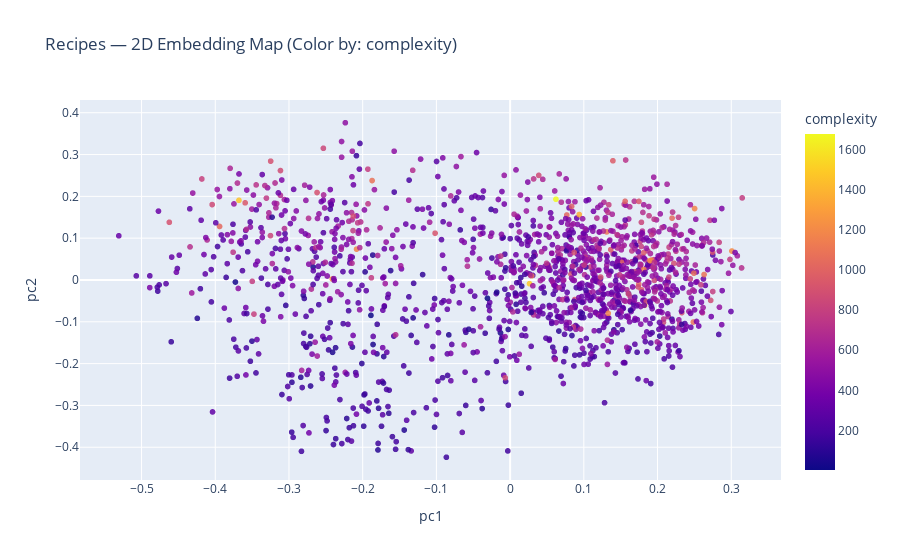
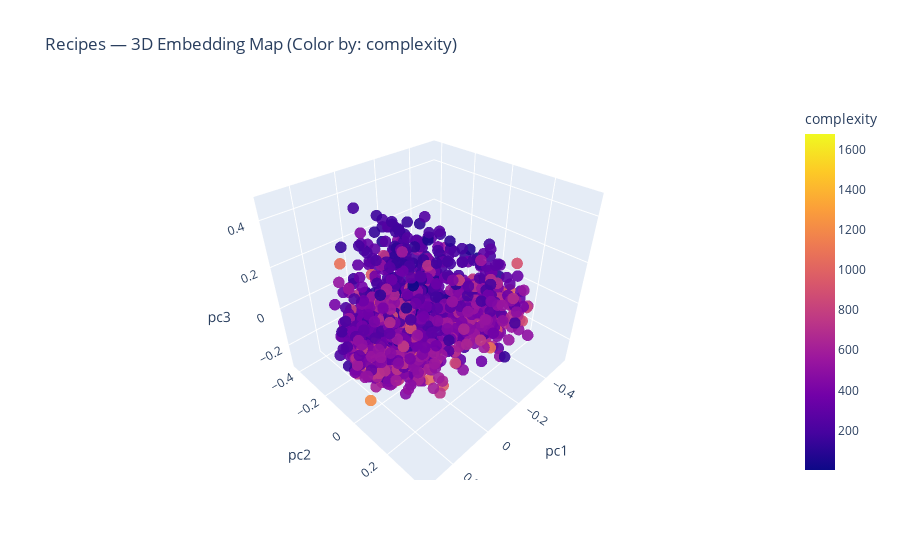

The notebook cell saved with these charts, in order:
### Code cell
# ============================================
# ✅ INTERACTIVE 2D + 3D EMBEDDING MAP
# ============================================

!pip install plotly --quiet

import plotly.express as px
import numpy as np
from sklearn.decomposition import PCA

# -----------------------------
# 1.CHOOSES COLOR HERE
# -----------------------------
# Examples students can try:
# Fashion → "category_tree", "color"
# Recipes → "complexity"
# Scholar → "label"
# Movies  → "main_genre"

COLOR_BY = "complexity"   # 👈 e.g. "category_tree" or "label" or "main_genre" or None

# -----------------------------
# 2. SAMPLE EMBEDDINGS
# -----------------------------
max_points = min(1500, len(df))
idx_sample = np.random.choice(len(df), max_points, replace=False)
X_sample = embeddings[idx_sample]
df_sample = df.iloc[idx_sample].reset_index(drop=True)

# -----------------------------
# 3. SAFE HOVER LABEL
# -----------------------------
if PROJECT == "fashion" and "product_name" in df_sample.columns:
    hover_col = "product_name"
elif "title" in df_sample.columns:
    hover_col = "title"
else:
    hover_col = df_sample.columns[0]

# -----------------------------
# 4. DERIVED COLOR FEATURES (SAFE)
# -----------------------------
# Recipes: numeric complexity
if PROJECT == "recipes" and "ingredients" in df_sample.columns:
    # df_sample["complexity"] = df_sample["ingredients"].apply(lambda x: len(str(x)))
    df_sample["complexity"] = df_sample["ingredients"].apply(lambda x: len(str(x)))

# Movies: first genre
if PROJECT == "movies" and "genres" in df_sample.columns:
    df_sample["main_genre"] = df_sample["genres"].astype(str).apply(lambda x: x.split("|")[0])

# -----------------------------
# 5. PCA REDUCTION
# -----------------------------
pca_2d = PCA(n_components=2)
X_2d = pca_2d.fit_transform(X_sample)

df_sample["pc1"] = X_2d[:, 0]
df_sample["pc2"] = X_2d[:, 1]

pca_3d = PCA(n_components=3)
X_3d = pca_3d.fit_transform(X_sample)

df_sample["pc3"] = X_3d[:, 2]

# -----------------------------
# 6. INTERACTIVE 2D PLOT (WITH LEGEND)
# -----------------------------
fig_2d = px.scatter(
    df_sample,
    x="pc1",
    y="pc2",
    color=COLOR_BY,          # ✅ LEGEND APPEARS HERE
    hover_data=[hover_col],
    title=f"{PROJECT.capitalize()} — 2D Embedding Map (Color by: {COLOR_BY})"
)

fig_2d.update_traces(marker=dict(size=6, opacity=0.85))
fig_2d.show()

# -----------------------------
# 7. INTERACTIVE 3D PLOT (WITH LEGEND)
# -----------------------------
fig_3d = px.scatter_3d(
    df_sample,
    x="pc1",
    y="pc2",
    z="pc3",
    color=COLOR_BY,          # ✅ LEGEND APPEARS HERE
    hover_data=[hover_col],
    title=f"{PROJECT.capitalize()} — 3D Embedding Map (Color by: {COLOR_BY})"
)

fig_3d.update_traces(marker=dict(size=4, opacity=0.9))
fig_3d.show()

# -----------------------------
# 8. SAFETY CHECK MESSAGE
# -----------------------------
if COLOR_BY is not None and COLOR_BY not in df_sample.columns:
    print(f"⚠️ WARNING: '{COLOR_BY}' is not a column in this dataset.")
    print("Available columns:", df_sample.columns.tolist())

### Figure 1 — Plotly figure (JSON) as saved in the notebook; plotly's stock layout.template omitted (floating-point values rounded to 4 significant figures; data arrays with more than 128 entries replaced by an {"elided": "..."} marker saying what was removed)
{"data": [{"customdata": {"elided": "1500x1 str values"}, "hovertemplate": "pc1=%{x}<br>pc2=%{y}<br>title=%{customdata[0]}<br>complexity=%{marker.color}<extra></extra>", "legendgroup": "", "marker": {"color": {"elided": "1500 int values"}, "coloraxis": "coloraxis", "opacity": 0.85, "size": 6, "symbol": "circle"}, "mode": "markers", "name": "", "showlegend": false, "type": "scattergl", "x": {"elided": "1500 float values"}, "xaxis": "x", "y": {"elided": "1500 float values"}, "yaxis": "y"}], "layout": {"coloraxis": {"colorbar": {"title": {"text": "complexity"}}, "colorscale": [[0, "#0d0887"], [0.1111, "#46039f"], [0.2222, "#7201a8"], [0.3333, "#9c179e"], [0.4444, "#bd3786"], [0.5556, "#d8576b"], [0.6667, "#ed7953"], [0.7778, "#fb9f3a"], [0.8889, "#fdca26"], [1, "#f0f921"]]}, "legend": {"tracegroupgap": 0}, "title": {"text": "Recipes — 2D Embedding Map (Color by: complexity)"}, "xaxis": {"anchor": "y", "domain": [0, 1], "title": {"text": "pc1"}}, "yaxis": {"anchor": "x", "domain": [0, 1], "title": {"text": "pc2"}}}}

### Figure 2 — Plotly figure (JSON) as saved in the notebook; plotly's stock layout.template omitted (floating-point values rounded to 4 significant figures; data arrays with more than 128 entries replaced by an {"elided": "..."} marker saying what was removed)
{"data": [{"customdata": {"elided": "1500x1 str values"}, "hovertemplate": "pc1=%{x}<br>pc2=%{y}<br>pc3=%{z}<br>title=%{customdata[0]}<br>complexity=%{marker.color}<extra></extra>", "legendgroup": "", "marker": {"color": {"elided": "1500 int values"}, "coloraxis": "coloraxis", "opacity": 0.9, "size": 4, "symbol": "circle"}, "mode": "markers", "name": "", "scene": "scene", "showlegend": false, "type": "scatter3d", "x": {"elided": "1500 float values"}, "y": {"elided": "1500 float values"}, "z": {"elided": "1500 float values"}}], "layout": {"coloraxis": {"colorbar": {"title": {"text": "complexity"}}, "colorscale": [[0, "#0d0887"], [0.1111, "#46039f"], [0.2222, "#7201a8"], [0.3333, "#9c179e"], [0.4444, "#bd3786"], [0.5556, "#d8576b"], [0.6667, "#ed7953"], [0.7778, "#fb9f3a"], [0.8889, "#fdca26"], [1, "#f0f921"]]}, "legend": {"tracegroupgap": 0}, "scene": {"domain": {"x": [0, 1], "y": [0, 1]}, "xaxis": {"title": {"text": "pc1"}}, "yaxis": {"title": {"text": "pc2"}}, "zaxis": {"title": {"text": "pc3"}}}, "title": {"text": "Recipes — 3D Embedding Map (Color by: complexity)"}}}
